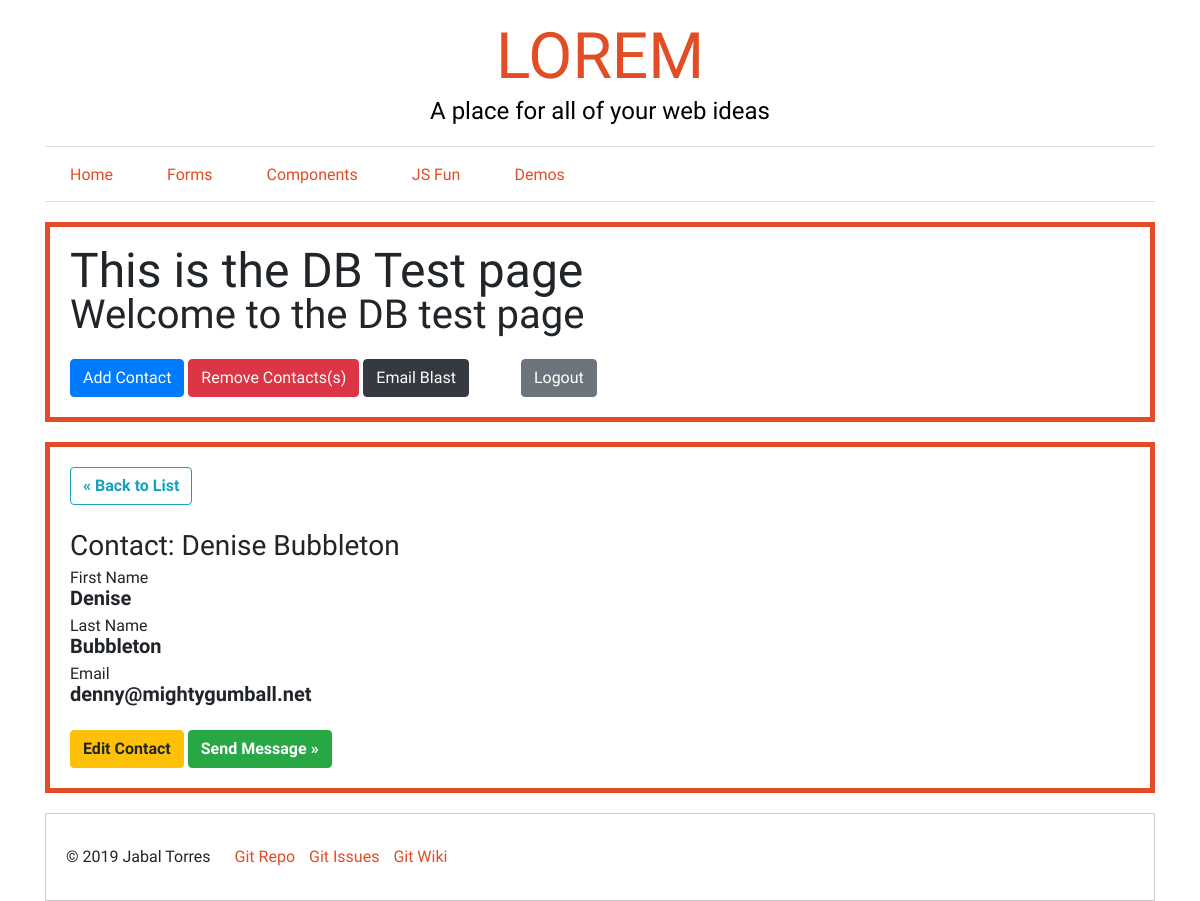
/public/contacts/contact-show.php (signed in), run on the app's committed database.
### tables this page shows
CREATE TABLE `email_list` (
  `id` int(11) NOT NULL,
  `first_name` varchar(20) DEFAULT NULL,
  `last_name` varchar(20) DEFAULT NULL,
  `email` varchar(60) DEFAULT NULL
);

### private/functions.php (called while the page is built, shortened)
<?php
function url_for($script_path) {
    return WWW_ROOT . $script_path;
}
function u($string="") {
    return urlencode($string);
}
function h($string="") {
    return htmlspecialchars($string);
}
?>

### private/database.php (called while the page is built, shortened)
<?php
    function db_escape($connection, $string) {
        return mysqli_real_escape_string($connection, $string);
    }
?>

### private/query_functions.php (called while the page is built, shortened)
<?php
    function find_contact_by_id($id) {
        global $db;
        $sql = "SELECT * FROM email_list ";
        $sql .= "WHERE id='" . db_escape($db, $id) . "'";
        $result = mysqli_query($db, $sql);
        $contact = mysqli_fetch_assoc($result);
        return $contact;
    }
?>

### public/contacts/contact-show.php (the view, shortened to what this page needs)
<?php
    $id = $_GET['id'] ?? '1';
    $contact = find_contact_by_id($id);
    $custom_class = "db-test-page";
include_once(INCLUDES_PATH . '/site-header.php');
?>
<div class="container <?php echo $custom_class; ?>">
    <?php
        include_once(INCLUDES_PATH . '/masthead.php');
        include_once(INCLUDES_PATH . '/navigation.php');
    ?>
    <section>
        <?php include_once(INCLUDES_PATH . '/headline-page.php');?>
        <?php include_once(INCLUDES_PATH . '/db-menu.php');?>
    </section>
    <div class="row">
        <div class="col">
            <section>
                <div id="content" class="">
                    <a class="btn btn-outline-info mb-4 font-weight-bold" href="<?php echo url_for('/contacts/index.php'); ?>">&laquo; Back to List</a>
                    <div class="contact show mb-4">
                        <h1 class="h3">Contact: <?php echo h($contact['first_name']) . " " . h($contact['last_name'] ); ?></h1>
                        <div class="attributes">
                            <dl class="mb-2">
                                <dt>First Name</dt>
                                <dd class="font-weight-bold h5"><?php echo h($contact['first_name']); ?></dd>
                            </dl>
                            <dl class="mb-2">
                                <dt>Last Name</dt>
                                <dd class="font-weight-bold h5"><?php echo h($contact['last_name']); ?></dd>
                            </dl>
                            <dl class="mb-2">
                                <dt>Email</dt>
                                <dd class="font-weight-bold h5"><?php echo h($contact['email']); ?></dd>
                            </dl>
                        </div>
                    </div>
                    <a class="btn btn-warning font-weight-bold" href="<?php echo url_for('/contacts/contact-edit.php?id=' . h(u($contact['id']))); ?>">Edit Contact</a>
                    <a class="btn btn-success font-weight-bold" href="<?php echo url_for('/contacts/contact-message.php?id=' . h(u($contact['id']))); ?>">Send Message &raquo;</a>
                </div>
            </section>
        </div>
    </div>
</div>
<?php include '../includes/site-footer.php';?>

### data on the page
email_list: first_name "Denise", last_name "Bubbleton", email "denny@mightygumball.net"

### other printed values
$site_name "LOREM"
$site_tagline "A place for all of your web ideas"
$page_heading "This is the DB Test page"
$page_subheading "Welcome to the DB test page"
$site_owner "Jabal Torres"
